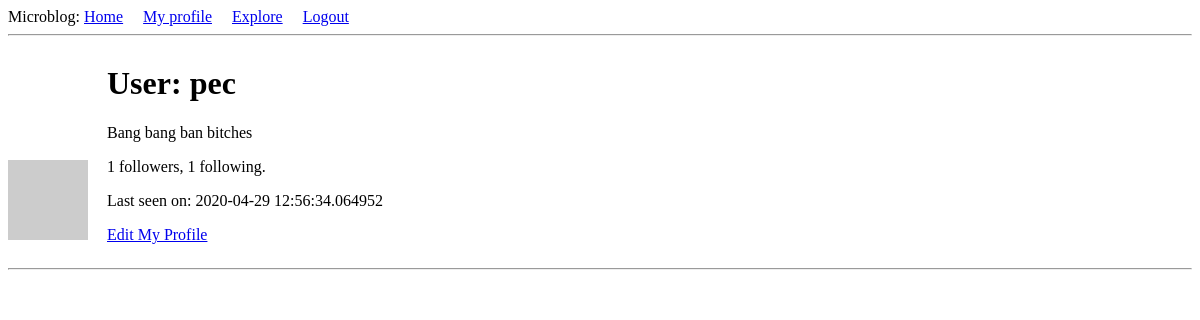
Before: /user/pec (signed in) with the older database file.
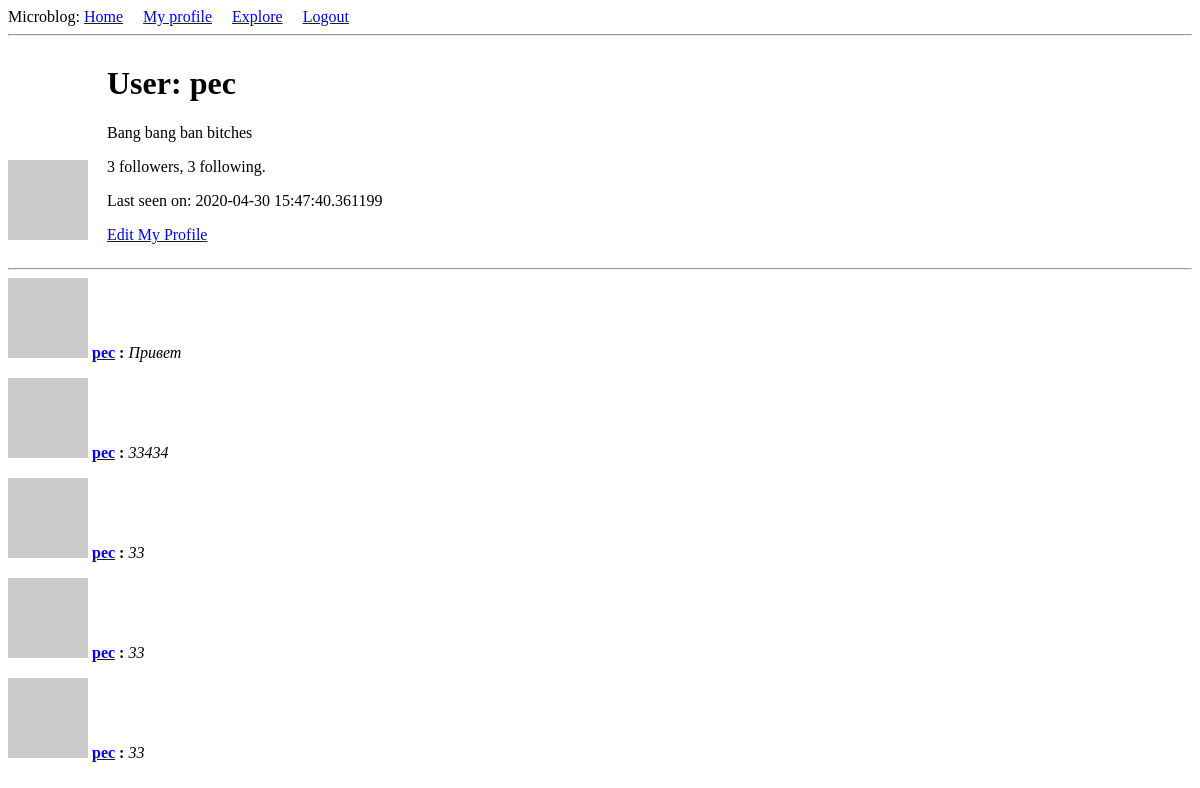
After: the same page with the newer database file.
### app/models.py (models this page shows, shortened)
class User(UserMixin, db.Model):
    id = db.Column(db.Integer, primary_key=True)
    username = db.Column(db.String(64), index=True, unique=True)
    email = db.Column(db.String(120), index=True, unique=True)
    password_hash = db.Column(db.String(128))
    posts = db.relationship('Post', backref='author', lazy='dynamic')
    about_me = db.Column(db.String(140))
    last_seen = db.Column(db.DateTime, default=datetime.utcnow)
    subscribe = db.relationship(
        'User', secondary=followers,
        primaryjoin=(followers.c.follower_id == id),
        secondaryjoin=(followers.c.subscribe_id == id),
        backref=db.backref('followers', lazy='dynamic'), lazy='dynamic')
    def avatar(self, size):
        digest = md5(self.email.lower().encode('utf-8')).hexdigest()
        return f"https://www.gravatar.com/avatar/{digest}?d=identicon&s={size}"

class Post(db.Model):
    id = db.Column(db.Integer, primary_key=True)
    body = db.Column(db.String(140))
    timestamp = db.Column(db.DateTime, index=True, default=datetime.utcnow)
    user_id = db.Column(db.Integer, db.ForeignKey('user.id'))

### app/routes.py (the view)
@app.route('/user/<username>')
@login_required
def user(username):
    user = User.query.filter_by(username=username).first_or_404()
    page = request.args.get('page', 1, type=int)
    posts = user.posts.order_by(Post.timestamp.desc()).paginate(
        page, app.config['POSTS_PER_PAGE'], False)
    next_url = url_for('user', username=user.username, page=posts.next_num) \
        if posts.has_next else None
    prev_url = url_for('user', username=user.username, page=posts.prev_num) \
        if posts.has_prev else None
    return render_template('user.html', user=user, posts=posts.items, prev_url=prev_url, next_url=next_url)

### app/models.py (called while the page is built)
@login.user_loader
def load_user(id):
    return User.query.get(int(id))

### app/routes.py (called while the page is built)
@app.before_request
def before_request():
    if current_user.is_authenticated:
        current_user.last_seen = datetime.utcnow()
        db.session.commit()

### app/templates/user.html (shortened to what this page needs)
{% extends "base.html" %}
{% block content %}
        <img src="{{ user.avatar(128) }}" alt="" style="display: inline-block">
        <div style="display: inline-block;margin-left: 15px;">
            <h1>User: {{ user.username }}</h1>
                {% if user.about_me %}<p>{{ user.about_me }}</p>{% endif %}
                {{ user.followers.count() }} followers, {{ user.subscribe.count() }} following.
                {% if user.last_seen %}<p>Last seen on: {{ user.last_seen }}</p>{% endif %}
            {% if user == current_user %} <p><a href="{{ url_for('edit_profile') }}">Edit My Profile</a></p>
                {% elif not current_user.is_following(user) %}
                <a href="{{ url_for('follow', username=user.username) }}">Follow</a>
                {% else %}
                <a href="{{ url_for('unfollow', username=user.username) }}">Unfollow</a>
            {% endif %}
        </div>
    <hr>
    {% for post in posts %}
        {% include '_post.html' %}
    {% endfor %}
{% endblock %}

### app/templates/_post.html
<div>
    <img src="{{ post.author.avatar(36) }}" alt="">
    <p style="display: inline-block"><b><a href="{{ url_for('user', username=post.author.username) }}">{{ post.author.username }}</a> :</b>   <i>{{ post.body }}</i></p>
</div>

Changed rows visible on the page:
changed User "pec": last_seen "2020-04-29 12:56:34.064952" → "2020-04-30 15:47:40.361199"
added Post: author.username "pec", body "Привет"
added Post: author.username "pec", body "33434"
added Post: author.username "pec", body "33"
added Post: author.username "pec", body "33"
added Post: author.username "pec", body "33"
Other visible differences:
{{ user.followers.count() }}: "1" → "3"
{{ user.subscribe.count() }}: "1" → "3"
